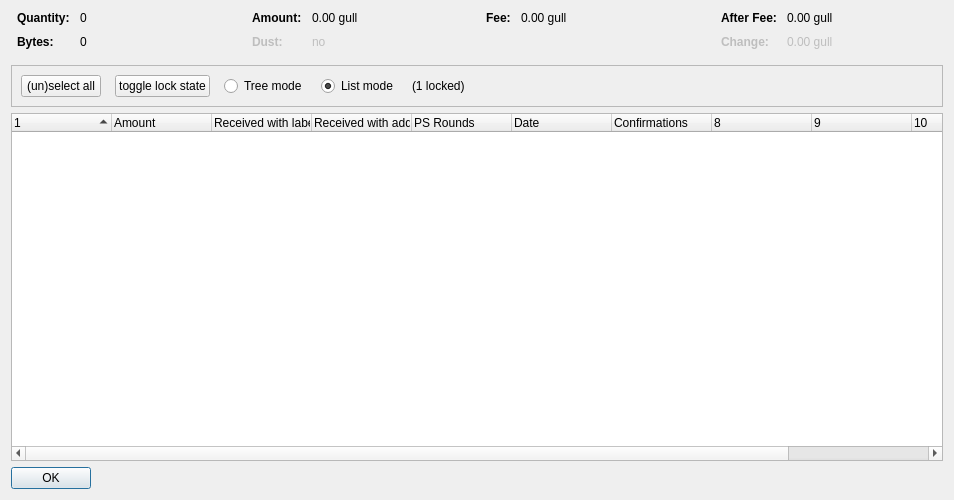
<?xml version="1.0" encoding="UTF-8"?>
<ui version="4.0">
 <class>CoinControlDialog</class>
 <widget class="QDialog" name="CoinControlDialog">
  <property name="geometry">
   <rect>
    <x>0</x>
    <y>0</y>
    <width>954</width>
    <height>500</height>
   </rect>
  </property>
  <property name="windowTitle">
   <string>Coin Selection</string>
  </property>
  <layout class="QVBoxLayout" name="verticalLayout">
   <item>
    <layout class="QHBoxLayout" name="horizontalLayoutTop" stretch="0,0,0,0">
     <property name="topMargin">
      <number>0</number>
     </property>
     <property name="bottomMargin">
      <number>10</number>
     </property>
     <item>
      <layout class="QFormLayout" name="formLayoutCoinControl1">
       <property name="horizontalSpacing">
        <number>10</number>
       </property>
       <property name="verticalSpacing">
        <number>10</number>
       </property>
       <property name="leftMargin">
        <number>6</number>
       </property>
       <property name="rightMargin">
        <number>6</number>
       </property>
       <item row="0" column="0">
        <widget class="QLabel" name="labelCoinControlQuantityText">
         <property name="font">
          <font>
           <weight>75</weight>
           <bold>true</bold>
          </font>
         </property>
         <property name="text">
          <string>Quantity:</string>
         </property>
        </widget>
       </item>
       <item row="0" column="1">
        <widget class="QLabel" name="labelCoinControlQuantity">
         <property name="cursor">
          <cursorShape>IBeamCursor</cursorShape>
         </property>
         <property name="contextMenuPolicy">
          <enum>Qt::ActionsContextMenu</enum>
         </property>
         <property name="text">
          <string notr="true">0</string>
         </property>
         <property name="textInteractionFlags">
          <set>Qt::LinksAccessibleByMouse|Qt::TextSelectableByKeyboard|Qt::TextSelectableByMouse</set>
         </property>
        </widget>
       </item>
       <item row="1" column="0">
        <widget class="QLabel" name="labelCoinControlBytesText">
         <property name="font">
          <font>
           <weight>75</weight>
           <bold>true</bold>
          </font>
         </property>
         <property name="text">
          <string>Bytes:</string>
         </property>
        </widget>
       </item>
       <item row="1" column="1">
        <widget class="QLabel" name="labelCoinControlBytes">
         <property name="cursor">
          <cursorShape>IBeamCursor</cursorShape>
         </property>
         <property name="contextMenuPolicy">
          <enum>Qt::ActionsContextMenu</enum>
         </property>
         <property name="text">
          <string notr="true">0</string>
         </property>
         <property name="textInteractionFlags">
          <set>Qt::LinksAccessibleByMouse|Qt::TextSelectableByKeyboard|Qt::TextSelectableByMouse</set>
         </property>
        </widget>
       </item>
      </layout>
     </item>
     <item>
      <layout class="QFormLayout" name="formLayoutCoinControl2">
       <property name="horizontalSpacing">
        <number>10</number>
       </property>
       <property name="verticalSpacing">
        <number>10</number>
       </property>
       <property name="leftMargin">
        <number>6</number>
       </property>
       <property name="rightMargin">
        <number>6</number>
       </property>
       <item row="0" column="0">
        <widget class="QLabel" name="labelCoinControlAmountText">
         <property name="font">
          <font>
           <weight>75</weight>
           <bold>true</bold>
          </font>
         </property>
         <property name="text">
          <string>Amount:</string>
         </property>
        </widget>
       </item>
       <item row="0" column="1">
        <widget class="QLabel" name="labelCoinControlAmount">
         <property name="cursor">
          <cursorShape>IBeamCursor</cursorShape>
         </property>
         <property name="contextMenuPolicy">
          <enum>Qt::ActionsContextMenu</enum>
         </property>
         <property name="text">
          <string notr="true">0.00 gull</string>
         </property>
         <property name="textInteractionFlags">
          <set>Qt::LinksAccessibleByMouse|Qt::TextSelectableByKeyboard|Qt::TextSelectableByMouse</set>
         </property>
        </widget>
       </item>
       <item row="1" column="0">
        <widget class="QLabel" name="labelCoinControlLowOutputText">
         <property name="enabled">
          <bool>false</bool>
         </property>
         <property name="font">
          <font>
           <weight>75</weight>
           <bold>true</bold>
          </font>
         </property>
         <property name="text">
          <string>Dust:</string>
         </property>
        </widget>
       </item>
       <item row="1" column="1">
        <widget class="QLabel" name="labelCoinControlLowOutput">
         <property name="enabled">
          <bool>false</bool>
         </property>
         <property name="cursor">
          <cursorShape>IBeamCursor</cursorShape>
         </property>
         <property name="contextMenuPolicy">
          <enum>Qt::ActionsContextMenu</enum>
         </property>
         <property name="text">
          <string notr="true">no</string>
         </property>
         <property name="textInteractionFlags">
          <set>Qt::LinksAccessibleByMouse|Qt::TextSelectableByKeyboard|Qt::TextSelectableByMouse</set>
         </property>
        </widget>
       </item>
      </layout>
     </item>
     <item>
      <layout class="QFormLayout" name="formLayoutCoinControl3">
       <property name="horizontalSpacing">
        <number>10</number>
       </property>
       <property name="verticalSpacing">
        <number>10</number>
       </property>
       <property name="leftMargin">
        <number>6</number>
       </property>
       <property name="rightMargin">
        <number>6</number>
       </property>
       <item row="0" column="0">
        <widget class="QLabel" name="labelCoinControlFeeText">
         <property name="font">
          <font>
           <weight>75</weight>
           <bold>true</bold>
          </font>
         </property>
         <property name="text">
          <string>Fee:</string>
         </property>
        </widget>
       </item>
       <item row="0" column="1">
        <widget class="QLabel" name="labelCoinControlFee">
         <property name="cursor">
          <cursorShape>IBeamCursor</cursorShape>
         </property>
         <property name="contextMenuPolicy">
          <enum>Qt::ActionsContextMenu</enum>
         </property>
         <property name="text">
          <string notr="true">0.00 gull</string>
         </property>
         <property name="textInteractionFlags">
          <set>Qt::LinksAccessibleByMouse|Qt::TextSelectableByKeyboard|Qt::TextSelectableByMouse</set>
         </property>
        </widget>
       </item>
      </layout>
     </item>
     <item>
      <layout class="QFormLayout" name="formLayoutCoinControl4">
       <property name="horizontalSpacing">
        <number>10</number>
       </property>
       <property name="verticalSpacing">
        <number>10</number>
       </property>
       <property name="leftMargin">
        <number>6</number>
       </property>
       <property name="rightMargin">
        <number>6</number>
       </property>
       <item row="0" column="0">
        <widget class="QLabel" name="labelCoinControlAfterFeeText">
         <property name="font">
          <font>
           <weight>75</weight>
           <bold>true</bold>
          </font>
         </property>
         <property name="text">
          <string>After Fee:</string>
         </property>
        </widget>
       </item>
       <item row="0" column="1">
        <widget class="QLabel" name="labelCoinControlAfterFee">
         <property name="cursor">
          <cursorShape>IBeamCursor</cursorShape>
         </property>
         <property name="contextMenuPolicy">
          <enum>Qt::ActionsContextMenu</enum>
         </property>
         <property name="text">
          <string notr="true">0.00 gull</string>
         </property>
         <property name="textInteractionFlags">
          <set>Qt::LinksAccessibleByMouse|Qt::TextSelectableByKeyboard|Qt::TextSelectableByMouse</set>
         </property>
        </widget>
       </item>
       <item row="1" column="0">
        <widget class="QLabel" name="labelCoinControlChangeText">
         <property name="enabled">
          <bool>false</bool>
         </property>
         <property name="font">
          <font>
           <weight>75</weight>
           <bold>true</bold>
          </font>
         </property>
         <property name="text">
          <string>Change:</string>
         </property>
        </widget>
       </item>
       <item row="1" column="1">
        <widget class="QLabel" name="labelCoinControlChange">
         <property name="enabled">
          <bool>false</bool>
         </property>
         <property name="cursor">
          <cursorShape>IBeamCursor</cursorShape>
         </property>
         <property name="contextMenuPolicy">
          <enum>Qt::ActionsContextMenu</enum>
         </property>
         <property name="text">
          <string notr="true">0.00 gull</string>
         </property>
         <property name="textInteractionFlags">
          <set>Qt::LinksAccessibleByMouse|Qt::TextSelectableByKeyboard|Qt::TextSelectableByMouse</set>
         </property>
        </widget>
       </item>
      </layout>
     </item>
    </layout>
   </item>
   <item>
    <widget class="QFrame" name="frame">
     <property name="minimumSize">
      <size>
       <width>0</width>
       <height>40</height>
      </size>
     </property>
     <property name="frameShape">
      <enum>QFrame::StyledPanel</enum>
     </property>
     <property name="frameShadow">
      <enum>QFrame::Sunken</enum>
     </property>
     <layout class="QHBoxLayout" name="horizontalLayout">
      <item>
       <layout class="QHBoxLayout" name="horizontalLayoutPanel" stretch="0,0,0,0,0,0">
        <property name="spacing">
         <number>14</number>
        </property>
        <item>
         <widget class="QPushButton" name="pushButtonSelectAll">
          <property name="sizePolicy">
           <sizepolicy hsizetype="Maximum" vsizetype="Fixed">
            <horstretch>0</horstretch>
            <verstretch>0</verstretch>
           </sizepolicy>
          </property>
          <property name="text">
           <string>(un)select all</string>
          </property>
          <property name="autoDefault">
           <bool>false</bool>
          </property>
         </widget>
        </item>
        <item>
         <widget class="QPushButton" name="pushButtonToggleLock">
          <property name="sizePolicy">
           <sizepolicy hsizetype="Maximum" vsizetype="Fixed">
            <horstretch>0</horstretch>
            <verstretch>0</verstretch>
           </sizepolicy>
          </property>
          <property name="text">
           <string>toggle lock state</string>
          </property>
          <property name="autoDefault">
           <bool>false</bool>
          </property>
         </widget>
        </item>
        <item>
         <widget class="QRadioButton" name="radioTreeMode">
          <property name="sizePolicy">
           <sizepolicy hsizetype="Maximum" vsizetype="Fixed">
            <horstretch>0</horstretch>
            <verstretch>0</verstretch>
           </sizepolicy>
          </property>
          <property name="text">
           <string>Tree mode</string>
          </property>
         </widget>
        </item>
        <item>
         <widget class="QRadioButton" name="radioListMode">
          <property name="sizePolicy">
           <sizepolicy hsizetype="Maximum" vsizetype="Fixed">
            <horstretch>0</horstretch>
            <verstretch>0</verstretch>
           </sizepolicy>
          </property>
          <property name="text">
           <string>List mode</string>
          </property>
          <property name="checked">
           <bool>true</bool>
          </property>
         </widget>
        </item>
        <item>
         <widget class="QLabel" name="labelLocked">
          <property name="text">
           <string>(1 locked)</string>
          </property>
         </widget>
        </item>
        <item>
         <spacer name="horizontalSpacer">
          <property name="orientation">
           <enum>Qt::Horizontal</enum>
          </property>
          <property name="sizeHint" stdset="0">
           <size>
            <width>40</width>
            <height>20</height>
           </size>
          </property>
         </spacer>
        </item>
       </layout>
      </item>
     </layout>
    </widget>
   </item>
   <item>
    <widget class="CoinControlTreeWidget" name="treeWidget">
     <property name="contextMenuPolicy">
      <enum>Qt::CustomContextMenu</enum>
     </property>
     <property name="sortingEnabled">
      <bool>false</bool>
     </property>
     <property name="columnCount">
      <number>11</number>
     </property>
     <attribute name="headerShowSortIndicator" stdset="0">
      <bool>true</bool>
     </attribute>
     <attribute name="headerStretchLastSection">
      <bool>false</bool>
     </attribute>
     <column>
      <property name="text">
       <string/>
      </property>
     </column>
     <column>
      <property name="text">
       <string>Amount</string>
      </property>
     </column>
     <column>
      <property name="text">
       <string>Received with label</string>
      </property>
     </column>
     <column>
      <property name="text">
       <string>Received with address</string>
      </property>
     </column>
     <column>
      <property name="text">
       <string>PS Rounds</string>
      </property>
     </column>
     <column>
      <property name="text">
       <string>Date</string>
      </property>
     </column>
     <column>
      <property name="text">
       <string>Confirmations</string>
      </property>
      <property name="toolTip">
       <string>Confirmed</string>
      </property>
     </column>
     <column>
      <property name="text">
       <string/>
      </property>
     </column>
     <column>
      <property name="text">
       <string/>
      </property>
     </column>
     <column>
      <property name="text">
       <string/>
      </property>
     </column>
     <column>
      <property name="text">
       <string/>
      </property>
     </column>
    </widget>
   </item>
   <item>
    <widget class="QDialogButtonBox" name="buttonBox">
     <property name="sizePolicy">
      <sizepolicy hsizetype="Maximum" vsizetype="Fixed">
       <horstretch>0</horstretch>
       <verstretch>0</verstretch>
      </sizepolicy>
     </property>
     <property name="orientation">
      <enum>Qt::Horizontal</enum>
     </property>
     <property name="standardButtons">
      <set>QDialogButtonBox::Ok</set>
     </property>
    </widget>
   </item>
  </layout>
 </widget>
 <customwidgets>
  <customwidget>
   <class>CoinControlTreeWidget</class>
   <extends>QTreeWidget</extends>
   <header>coincontroltreewidget.h</header>
  </customwidget>
 </customwidgets>
 <resources/>
 <connections/>
</ui>
